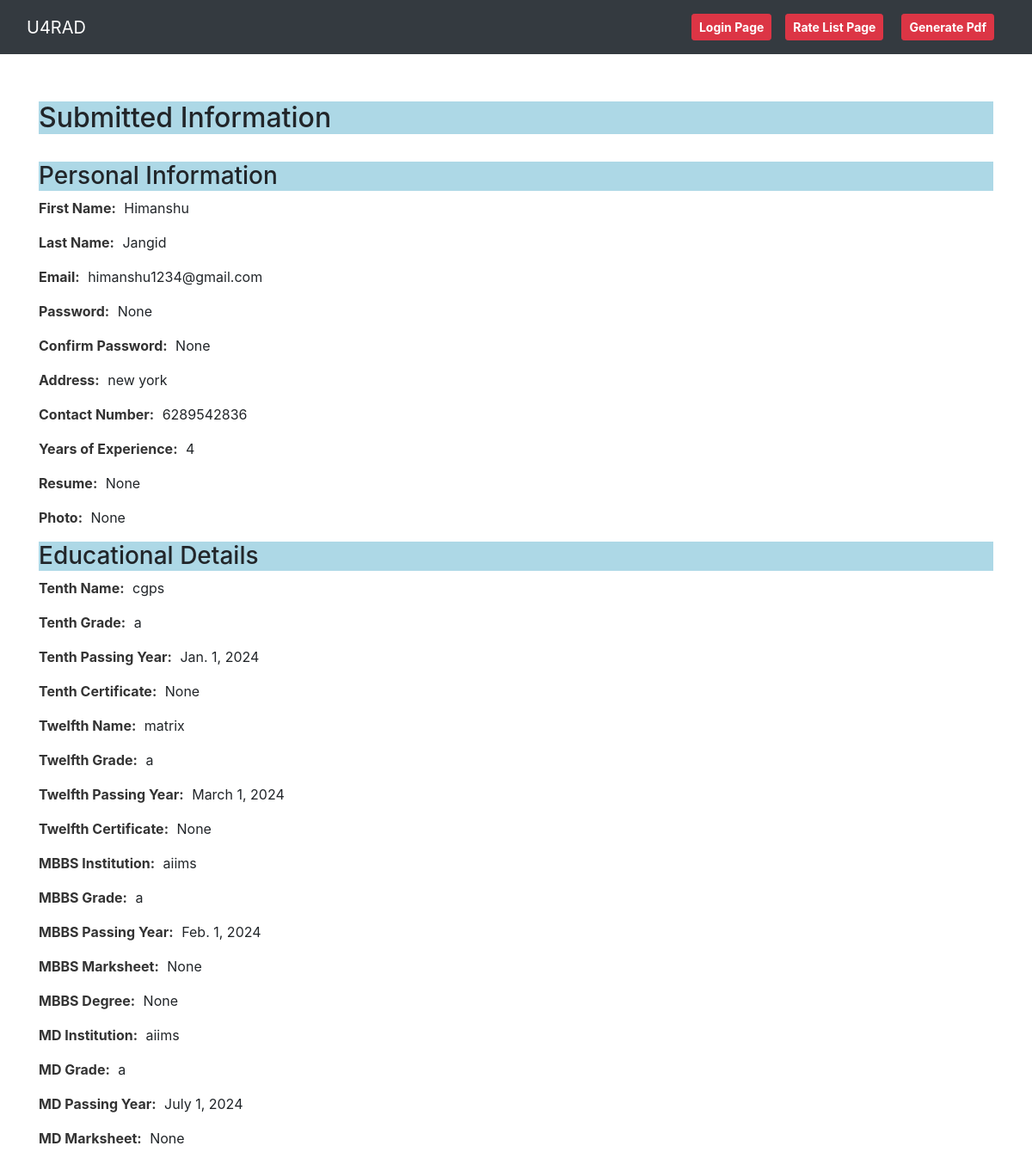
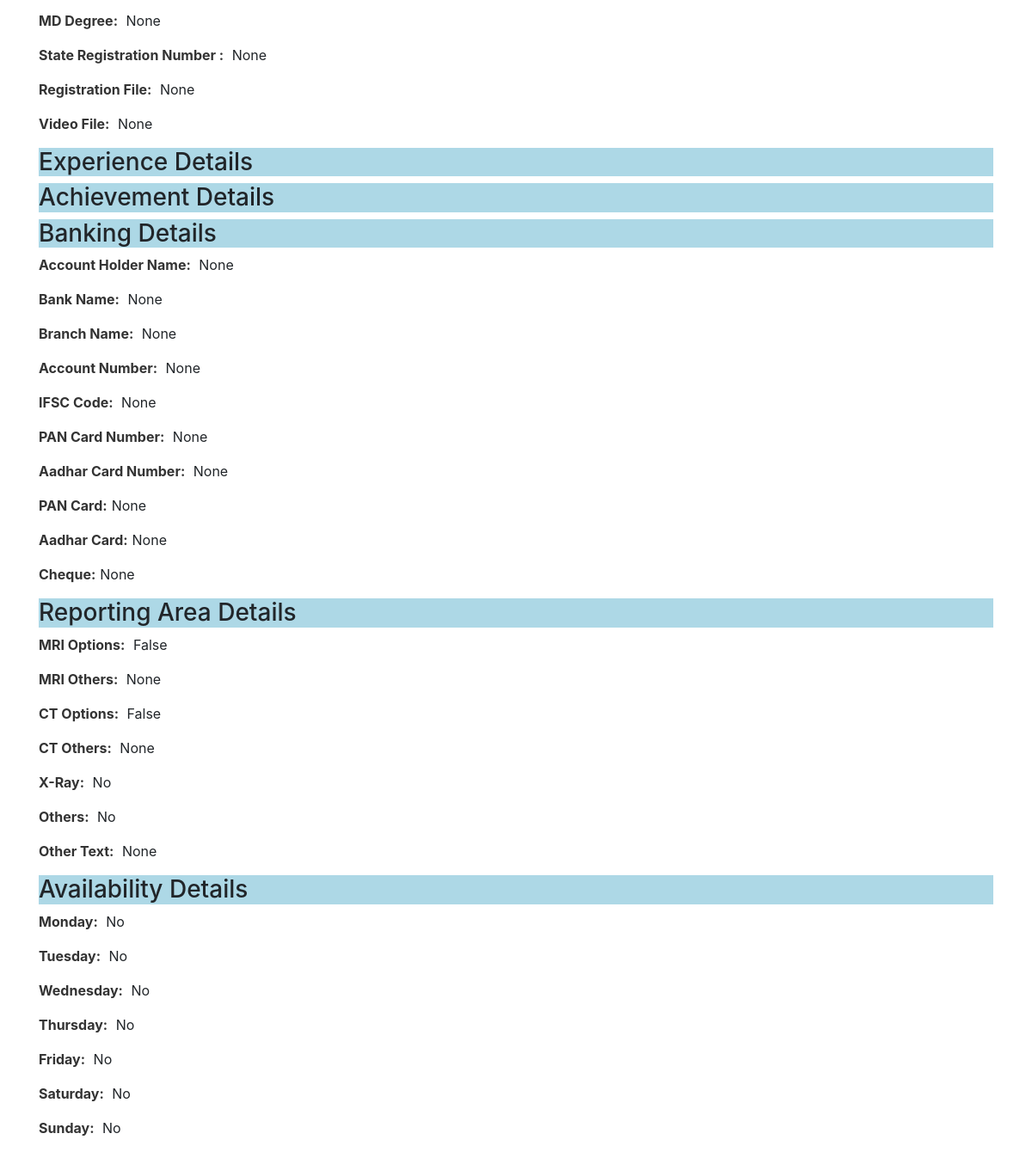
Page /view_response/11/ on the committed database (2 pictures, top to bottom).
### services/models/personal_info.py (models this page shows, shortened)
class PersonalInformation(models.Model):
    first_name = models.CharField(max_length=50)
    last_name = models.CharField(max_length=50)
    email = models.EmailField()
    password = models.CharField(max_length=15, null=True, default=None, blank=True)
    cnfpassword = models.CharField(max_length=15, null=True, default=None, blank=True)
    address = models.CharField(max_length=200)
    contact_no = models.CharField(max_length=15)
    resume = models.FileField(upload_to='uploads/')
    photo = models.ImageField(upload_to='uploads/')
    experience_years = models.PositiveIntegerField()
    stage1status = models.CharField(max_length=23, choices=[('applied', 'Applied'), ('under_progress', 'Under Progress'), ('verified_by_coordinator', 'Verified by Coordinator'), ('verification_failed', 'Verification Failed')], default='applied')
    stage2status = models.CharField(max_length=28, choices=[('applied', 'Applied'), ('under_progress', 'Under Progress'), ('verified_by_supercoordinator', 'Verified by Supercoordinator'), ('verification_failed', 'Verification Failed')], default='applied')
    coordinator_message = models.CharField(max_length=100, null=True, blank=True)
    supercoordinator_message = models.CharField(max_length=100, null=True, blank=True)
    email_sent = models.BooleanField(default=False)

### services/models/educational_info.py (models this page shows, shortened)
class EducationalDetails(models.Model):
    tenthname = models.CharField(max_length=30)
    tenthgrade = models.CharField(max_length=10)
    tenthpsyr = models.DateField()
    tenthcertificate = models.FileField(upload_to='uploads/')
    twelthname = models.CharField(max_length=30)
    twelthgrade = models.CharField(max_length=10)
    twelthpsyr = models.DateField()
    twelthcertificate = models.FileField(upload_to='uploads/')
    mbbsinstitution = models.CharField(max_length=25)
    mbbsgrade = models.CharField(max_length=10)
    mbbspsyr = models.DateField()
    mbbsmarksheet = models.FileField(upload_to='uploads/',null=True, default=None, blank=True)
    mbbsdegree = models.FileField(upload_to='uploads/')
    mdinstitution = models.CharField(max_length=25)
    mdgrade = models.CharField(max_length=10)
    mdpsyr = models.DateField()
    mdmarksheet = models.FileField(upload_to='uploads/',null=True, default=None, blank=True)
    mddegree = models.FileField(upload_to='uploads/')
    regno = models.CharField(max_length=30, null=True, default=None, blank=True)
    regfile = models.FileField(upload_to='uploads/', null=True)
    videofile = models.FileField(upload_to='uploads/')
    personal_information = models.ForeignKey(
        PersonalInformation,
        on_delete=models.CASCADE,
        default=None
    )

### services/models/banking_info.py (models this page shows, shortened)
class BankingDetails(models.Model):
    accholdername = models.CharField(max_length=25)
    bankname = models.CharField(max_length=25)
    branchname = models.CharField(max_length=25)
    acnumber = models.CharField(max_length=15)
    ifsc = models.CharField(max_length=15)
    pancardno = models.CharField(max_length=10)
    aadharcardno = models.CharField(max_length=12)
    pancard = models.FileField(upload_to='uploads/')
    aadharcard = models.FileField(upload_to='uploads/')
    cheque = models.FileField(upload_to='uploads/')
    personal_information = models.ForeignKey(
        PersonalInformation,
        on_delete=models.CASCADE,
        default=None  # Replace with the default value you want to use
    )

### services/models/reportingarea_info.py (models this page shows, shortened)
class ReportingAreaDetails(models.Model):
    mriopt = models.CharField(max_length=50)
    mriothers = models.CharField(max_length=100)
    ctopt = models.CharField(max_length=50)
    ctothers = models.CharField(max_length=100)
    xray = models.BooleanField()
    others = models.BooleanField()
    otherText = models.CharField(max_length=100,null=True, default=None, blank=True)
    personal_information = models.ForeignKey(
        PersonalInformation,
        on_delete=models.CASCADE,
        default=None  # Replace with the default value you want to use
    )

### services/views.py (the view)
# urls.py: path('view_response/<int:pk>/', views.view_response, name='view_response'),
def view_response(request, pk):
    personal_info = get_object_or_404(PersonalInformation, pk=pk)
    educational_info = get_object_or_404(EducationalDetails, personal_information=personal_info)
    experience_info = get_object_or_404(ExperienceDetails, personal_information=personal_info)
    achievement_info = get_object_or_404(AchievementDetails, personal_information=personal_info)
    banking_info = get_object_or_404(BankingDetails, personal_information=personal_info)
    availability_info = get_object_or_404(AvailabilityDetails, personal_information=personal_info)
    reporting_area_info = get_object_or_404(ReportingAreaDetails, personal_information=personal_info)
    context = {
        'personal_info': personal_info,
        'educational_info': educational_info,
        'experience_info': experience_info,
        'achievement_info': achievement_info,
        'banking_info': banking_info,
        'availability_info': availability_info,
        'reporting_area_info': reporting_area_info
    }
    return render(request, 'view_response.html', context)

### services/templates/view_response.html (shortened to what this page needs)
<!DOCTYPE html>
<html lang="en">
<head>
    <link href="https://stackpath.bootstrapcdn.com/bootstrap/4.5.2/css/bootstrap.min.css" rel="stylesheet">
</head>
<body>
    <nav class="navbar navbar-expand-lg navbar-dark bg-dark fixed-top">
        <div class="container-fluid">
            <a class="navbar-brand" href="#">U4RAD</a>
            <div class="collapse navbar-collapse justify-content-end" id="navbarSupportedContent">
                <ul class="navbar-nav">
                    <li class="nav-item">
                        <a href="/" class="nav-link">
                            <button class="logout-button btn btn-sm btn-danger"><strong>Login Page</strong></button>
                        </a>
                    </li>
                    <li class="nav-item">
                        <a href="{% url 'rate_list' personal_info.pk %}" class="nav-link">
                            <button class="btn btn-primary btn-back btn-sm btn-danger"><strong>Rate List Page</strong></button>
                        </a>
                    </li>
                    <li class="nav-item nav-link">
                            <button id="generate-pdf-btn" class="btn btn-primary btn-back btn-sm  btn-danger"><strong>Generate Pdf</strong></button>
                    </li>
                </ul>
            </div>
        </div>
    </nav>
    <div class="container mt-5">
        <h2 style="background-color: lightblue;">Submitted Information</h2>
        <br>
        <h3 style="background-color: lightblue;">Personal Information</h3>
        <p><span class="label">First Name:</span> {{ personal_info.first_name|default:"None" }}</p>
        <p><span class="label">Last Name:</span> {{ personal_info.last_name|default:"None" }}</p>
        <p><span class="label">Email:</span> {{ personal_info.email|default:"None" }}</p>
        <p><span class="label">Password:</span> {{ personal_info.password|default:"None" }}</p>
        <p><span class="label">Confirm Password:</span> {{ personal_info.cnfpassword|default:"None" }}</p>
        <p><span class="label">Address:</span> {{ personal_info.address|default:"None" }}</p>
        <p><span class="label">Contact Number:</span> {{ personal_info.contact_no|default:"None" }}</p>
        <p><span class="label">Years of Experience:</span> {{ personal_info.experience_years|default:"None" }}</p>
        <p><span class="label">Resume:</span> {% if personal_info.resume %}<a href="{{ personal_info.resume.url }}">View Resume</a>{% else %}None{% endif %}</p>
        <p><span class="label">Photo:</span> {% if personal_info.photo %}<a href="{{ personal_info.photo.url }}">View Photo</a>{% else %}None{% endif %}</p>
        <h3 style="background-color: lightblue;">Educational Details</h3>
        <p><span class="label">Tenth Name:</span> {{ educational_info.tenthname|default:"None" }}</p>
        <p><span class="label">Tenth Grade:</span> {{ educational_info.tenthgrade|default:"None" }}</p>
        <p><span class="label">Tenth Passing Year:</span> {{ educational_info.tenthpsyr|default:"None" }}</p>
        <p><span class="label">Tenth Certificate:</span> {% if educational_info.tenthcertificate %}<a href="{{ educational_info.tenthcertificate.url }}">View 10th Certificate</a>{% else %}None{% endif %}</p>
        <p><span class="label">Twelfth Name:</span> {{ educational_info.twelthname|default:"None" }}</p>
        <p><span class="label">Twelfth Grade:</span> {{ educational_info.twelthgrade|default:"None" }}</p>
        <p><span class="label">Twelfth Passing Year:</span> {{ educational_info.twelthpsyr|default:"None" }}</p>
        <p><span class="label">Twelfth Certificate:</span> {% if educational_info.twelthcertificate %}<a href="{{ educational_info.twelthcertificate.url }}">View 12th Certificate</a>{% else %}None{% endif %}</p>
        <p><span class="label">MBBS Institution:</span> {{ educational_info.mbbsinstitution|default:"None" }}</p>
        <p><span class="label">MBBS Grade:</span> {{ educational_info.mbbsgrade|default:"None" }}</p>
        <p><span class="label">MBBS Passing Year:</span> {{ educational_info.mbbspsyr|default:"None" }}</p>
        <p><span class="label">MBBS Marksheet:</span> {% if educational_info.mbbsmarksheet %}<a href="{{ educational_info.mbbsmarksheet.url }}">View Marksheets</a>{% else %}None{% endif %}</p>
        <p><span class="label">MBBS Degree:</span> {% if educational_info.mbbsdegree %}<a href="{{ educational_info.mbbsdegree.url }}">View Degree</a>{% else %}None{% endif %}</p>
        <p><span class="label">MD Institution:</span> {{ educational_info.mdinstitution|default:"None" }}</p>
        <p><span class="label">MD Grade:</span> {{ educational_info.mdgrade|default:"None" }}</p>
        <p><span class="label">MD Passing Year:</span> {{ educational_info.mdpsyr|default:"None" }}</p>
        <p><span class="label">MD Marksheet:</span> {% if educational_info.mdmarksheet %}<a href="{{ educational_info.mdmarksheet.url }}">View Marksheets</a>{% else %}None{% endif %}</p>
        <p><span class="label">MD Degree:</span> {% if educational_info.mddegree %}<a href="{{ educational_info.mddegree.url }}">View Degree</a>{% else %}None{% endif %}</p>
        <p><span class="label">State Registration Number :</span> {{ educational_info.regno|default:"None" }}</p>
        <p><span class="label">Registration File:</span> {% if educational_info.regfile %}<a href="{{ educational_info.regfile.url }}">View Registration File</a>{% else %}None{% endif %}</p>
        <p><span class="label">Video File:</span> {% if educational_info.videofile %}<a href="{{ educational_info.videofile.url }}">View Video</a>{% else %}None{% endif %}</p>
        <h3 style="background-color: lightblue;">Experience Details</h3>
        <h3 style="background-color: lightblue;">Achievement Details</h3>
        <h3 style="background-color: lightblue;">Banking Details</h3>
        <p><span class="label">Account Holder Name:</span> {{ banking_info.accholdername|default:"None" }}</p>
        <p><span class="label">Bank Name:</span> {{ banking_info.bankname|default:"None" }}</p>
        <p><span class="label">Branch Name:</span> {{ banking_info.branchname|default:"None" }}</p>
        <p><span class="label">Account Number:</span> {{ banking_info.acnumber|default:"None" }}</p>
        <p><span class="label">IFSC Code:</span> {{ banking_info.ifsc|default:"None" }}</p>
        <p><span class="label">PAN Card Number:</span> {{ banking_info.pancardno|default:"None" }}</p>
        <p><span class="label">Aadhar Card Number:</span> {{ banking_info.aadharcardno|default:"None" }}</p>
        <p><span class="label">PAN Card:</span>{% if banking_info.pancard %} <a href="{{ banking_info.pancard.url }}">View Pan Card</a>{% else %}None{% endif %}</p>
        <p><span class="label">Aadhar Card:</span>{% if banking_info.aadharcard %} <a href="{{ banking_info.aadharcard.url }}">View Aadhar Card</a>{% else %}None{% endif %}</p>
        <p><span class="label">Cheque:</span>{% if banking_info.cheque %} <a href="{{ banking_info.cheque.url }}">View Cheque</a>{% else %}None{% endif %}</p>
        <h3 style="background-color: lightblue;">Reporting Area Details</h3>
        <p><span class="label">MRI Options:</span> {{ reporting_area_info.mriopt|default:"None" }}</p>
        <p><span class="label">MRI Others:</span> {{ reporting_area_info.mriothers|default:"None" }}</p>
        <p><span class="label">CT Options:</span> {{ reporting_area_info.ctopt|default:"None" }}</p>
        <p><span class="label">CT Others:</span> {{ reporting_area_info.ctothers|default:"None" }}</p>
        <p><span class="label">X-Ray:</span> {% if reporting_area_info.xray %}Yes{% else %}No{% endif %}</p>
        <p><span class="label">Others:</span> {% if reporting_area_info.others %}Yes{% else %}No{% endif %}</p>
        <p><span class="label">Other Text:</span> {{ reporting_area_info.otherText|default:"None" }}</p>
        <h3 style="background-color: lightblue;">Availability Details</h3>
        <p><span class="label">Monday:</span> {% if availability_info.monday %}Yes{% else %}No{% endif %}</p>
        <p><span class="label">Tuesday:</span> {% if availability_info.tuesday %}Yes{% else %}No{% endif %}</p>
        <p><span class="label">Wednesday:</span> {% if availability_info.wednesday %}Yes{% else %}No{% endif %}</p>
        <p><span class="label">Thursday:</span> {% if availability_info.thursday %}Yes{% else %}No{% endif %}</p>
        <p><span class="label">Friday:</span> {% if availability_info.friday %}Yes{% else %}No{% endif %}</p>
        <p><span class="label">Saturday:</span> {% if availability_info.saturday %}Yes{% else %}No{% endif %}</p>
        <p><span class="label">Sunday:</span> {% if availability_info.sunday %}Yes{% else %}No{% endif %}</p>
    </div>
</body>
</html>

### services/templates/view_response.html (style rules this page uses)
body { padding-top: 70px; }
.btn-back { margin-right: 5px; }
.label { font-weight: bold; margin-right: 5px; color: #333; }

### rows in the picture
PersonalInformation: first_name "Himanshu", last_name "Jangid", email "himanshu1234@gmail.com", password "None", cnfpassword "None", address "new york", contact_no "6289542836", experience_years "4"
EducationalDetails: tenthname "cgps", tenthgrade "a", tenthpsyr "Jan. 1, 2024", twelthname "matrix", twelthgrade "a", twelthpsyr "March 1, 2024", mbbsinstitution "aiims", mbbsgrade "a", mbbspsyr "Feb. 1, 2024", mdinstitution "aiims", mdgrade "a", mdpsyr "July 1, 2024", regno "None"
BankingDetails: accholdername "None", bankname "None", branchname "None", acnumber "None", ifsc "None", pancardno "None", aadharcardno "None"
ReportingAreaDetails: mriopt "False", mriothers "None", ctopt "False", ctothers "None", otherText "None"
